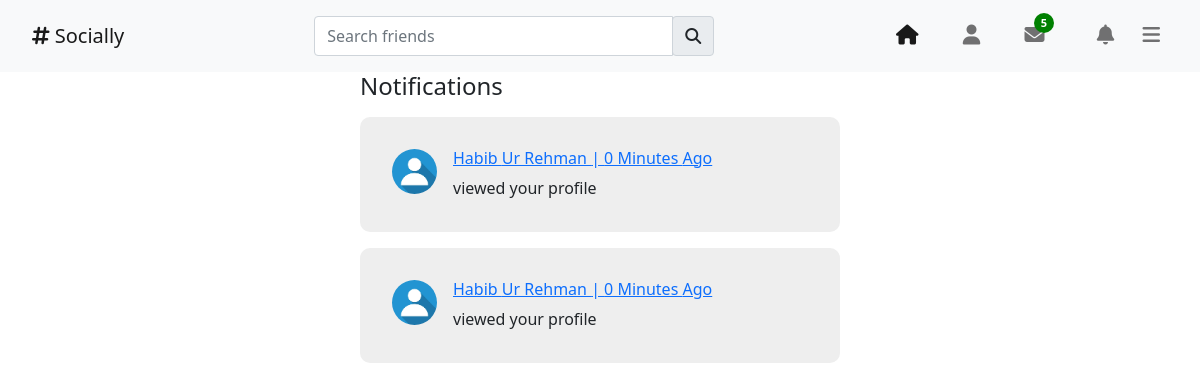
The page /notification/ (signed in) on the database as committed earlier.
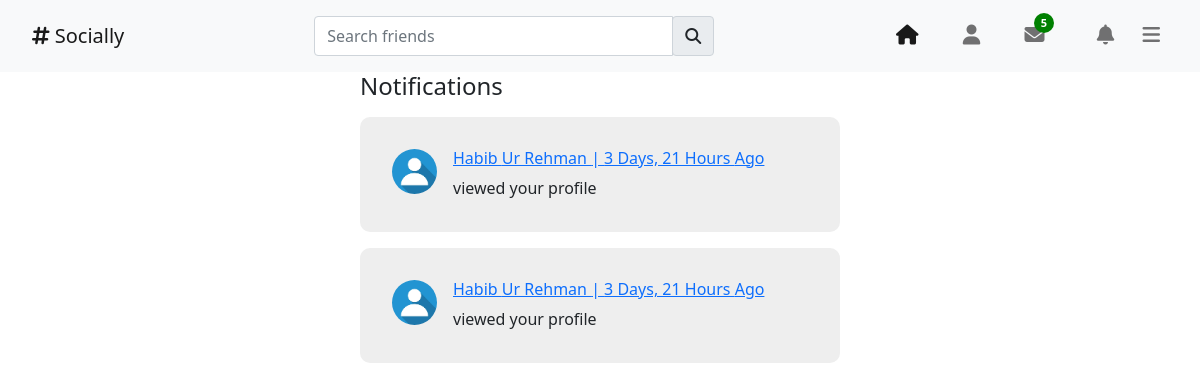
The same page on the database as committed later.
### notifications/models.py (models this page shows)
class Notification(models.Model):
    type = models.CharField(default="friend", max_length=50)
    sender = models.ForeignKey(settings.AUTH_USER_MODEL, on_delete=models.CASCADE, related_name='notification_sender')
    receiver = models.ForeignKey(settings.AUTH_USER_MODEL, on_delete=models.CASCADE,
                                 related_name="notification_receiver")
    note = models.CharField(max_length=255)
    description = models.TextField(null=True, blank=True)
    time_stamp = models.DateTimeField(auto_now=True, verbose_name="Requested time")
    seen = models.BooleanField(default=False)

### accounts/models.py (models this page shows, shortened)
class User(AbstractUser):
    slug = models.SlugField(unique=True)
    gender = models.CharField(max_length=50, null=True, choices=[
        ('Male', 'Male'),
        ('Female', 'Female'),
        ('Other', 'Other')
    ])
    about = models.TextField(null=True, blank=True, verbose_name="About")

### profiles/models.py (models this page shows, shortened)
class UserProfile(models.Model):
    user = models.OneToOneField(User, on_delete=models.CASCADE, related_name='user_profile')
    headline = models.TextField(null=True, blank=True)
    profile_image = models.ImageField(upload_to='profile/', default='profile/default_profile.jpg')
    cover_image = models.ImageField(upload_to='cover/', default='cover/default_cover.jpg')
    date_of_birth = models.DateField(null=True, blank=True)
    phone = models.CharField(max_length=15, null=True, blank=True)
    city = models.CharField(max_length=50, null=True, blank=True)
    country = models.CharField(max_length=50, null=True, blank=True)

### notifications/views.py (the view)
# urls.py: path('', views.NotificationsList.as_view(), name="notification_list")
class NotificationsList(ListView):
    model = Notification
    context_object_name = 'notifications'
    template_name = 'home/notification.html'
    paginate_by = 7
    def get_queryset(self):
        return Notification.objects.filter(
            receiver=self.request.user
        ).order_by(
            '-time_stamp'
        ).select_related(
            'sender',
            'receiver'
        )
    def get_context_data(self, *, object_list=None, **kwargs):
        context = super(NotificationsList, self).get_context_data(**kwargs)
        unseen = Notification.objects.filter(
            receiver=self.request.user,
            seen=False
        )
        for unseen_notification in unseen:
            unseen_notification.seen = True
            unseen_notification.save()
        context['unseen'] = unseen.count()
        print(context)
        return context

### templates/home/notification.html (shortened to what this page needs)
{% extends 'base/bootstrap_template.html' %}
{% load static %}
{% block css_section %}
    <link rel="stylesheet" href="{% static 'home/css/search_css.css' %}">
    <link rel="stylesheet" href="{% static 'home/css/style.css' %}">
    <link rel="stylesheet" href="{% static 'home/css/navbar_css.css' %}">
    <link rel="stylesheet" href="{% static 'base/base_style.css' %}">
    <link rel="stylesheet" href="{% static 'home/notification.css' %}">
{% endblock %}
{% block main_body %}
    <div class="application">
    {% include 'home/navbar.html' %}
    <div class="main-section">
        <div class="left">
        </div>
        <div class="center infinite-container">
            {% if notifications %}
                <h4>Notifications</h4>
                {% for notification in notifications %}
                    {% if forloop.counter < unseen %}
                        <div class="notification-display infinite-item new-notifications">
                    {% else %}
                        <div class="notification-display infinite-item">
                    {% endif %}
                <div class="user-image">
                    <a href="{% url 'profile:user_profile' notification.sender.user.slug %}"><img
                            src="{{ notification.sender.user_profile.profile_image.url }}" alt=""></a>
                </div>
                <div class="notification-information">
                    <div class="user-info">
                        <div class="username">
                            <a href="{% url 'profile:user_profile' notification.sender.user.slug %}">
                                {% if notification.sender.first_name %}
                                    <h6>{{ notification.sender.first_name }} {{ notification.sender.last_name }}
                                        | {{ notification.time_stamp|timesince }} ago</h6>
                                {% else %}
                                    <h6>{{ notification.sender.username }}
                                        | {{ notification.time_stamp|timesince }} ago</h6>
                                {% endif %}
                            </a>
                        </div>
                    </div>
                    <div class="notification-message" id="">
                        <p>{{ notification.note }}</p>
                    </div>
                </div>
                </div>
                {% endfor %}
            {% endif %}
            </div>
            <div class="right">
            </div>
        </div>
    </div>
{% endblock %}

Rows that differ between the two databases and show on the page:
changed Notification (number 1 of 2 on the later page): time_stamp "0 Minutes" → "3 Days, 21 Hours"; moves up the list
changed Notification (number 2 of 2 on the later page): time_stamp "0 Minutes" → "3 Days, 21 Hours"
